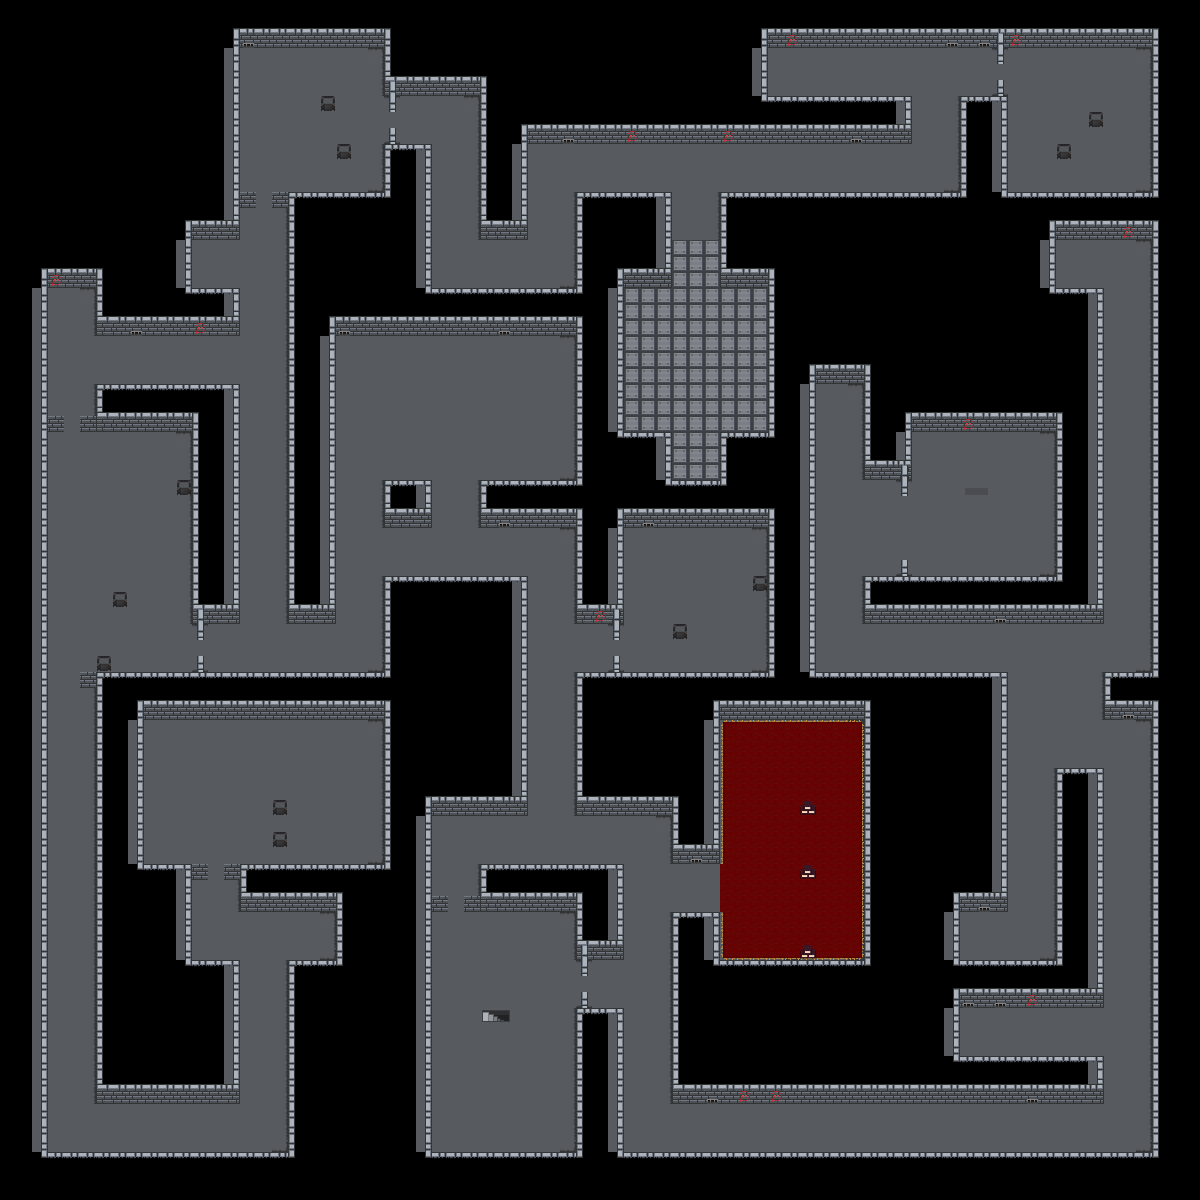

A level layout from a 2D game, rendered from its tile map. Below: a short description, then the map file with tile-grid data replaced by summaries:
An orthogonal 75x75 tile map with 16x16 px tiles, 4 tile layers (Layer1, navigation, wall, wall2).

<map version="1.2" tiledversion="1.2.4" orientation="orthogonal" renderorder="right-down" width="75" height="75" tilewidth="16" tileheight="16" infinite="0" nextlayerid="2" nextobjectid="1">
 <tileset firstgid="1" source="Dungeon1-Tileset v3.tsx" />
 <layer id="1" name="Layer1" width="75" height="75">
  <data>[5625 cells, 2412 non-empty, 9 distinct tile ids]</data>
 </layer>
 <layer id="2" name="navigation" width="75" height="75">
  <data>[5625 cells, 2385 non-empty, 1 distinct tile ids]</data> 
 </layer>
 <layer id="3" name="wall" width="75" height="75">
  <data>[5625 cells, 1438 non-empty, 20 distinct tile ids]</data> 
 </layer>
 <layer id="4" name="wall2" width="75" height="75">
  <data>[5625 cells, 1941 non-empty, 33 distinct tile ids]</data>
 </layer>
</map>
